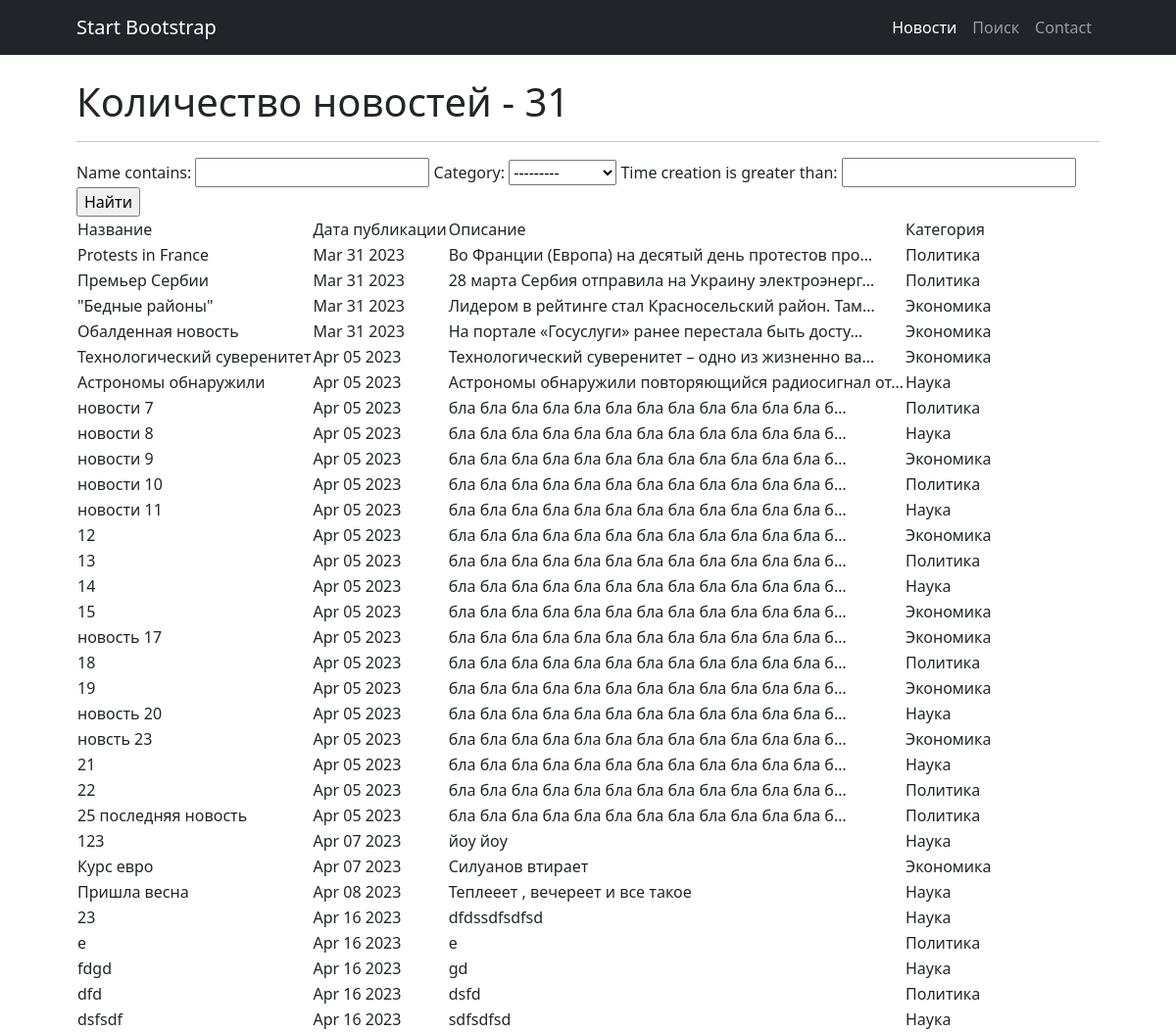
Before: /news/search with the older database file.
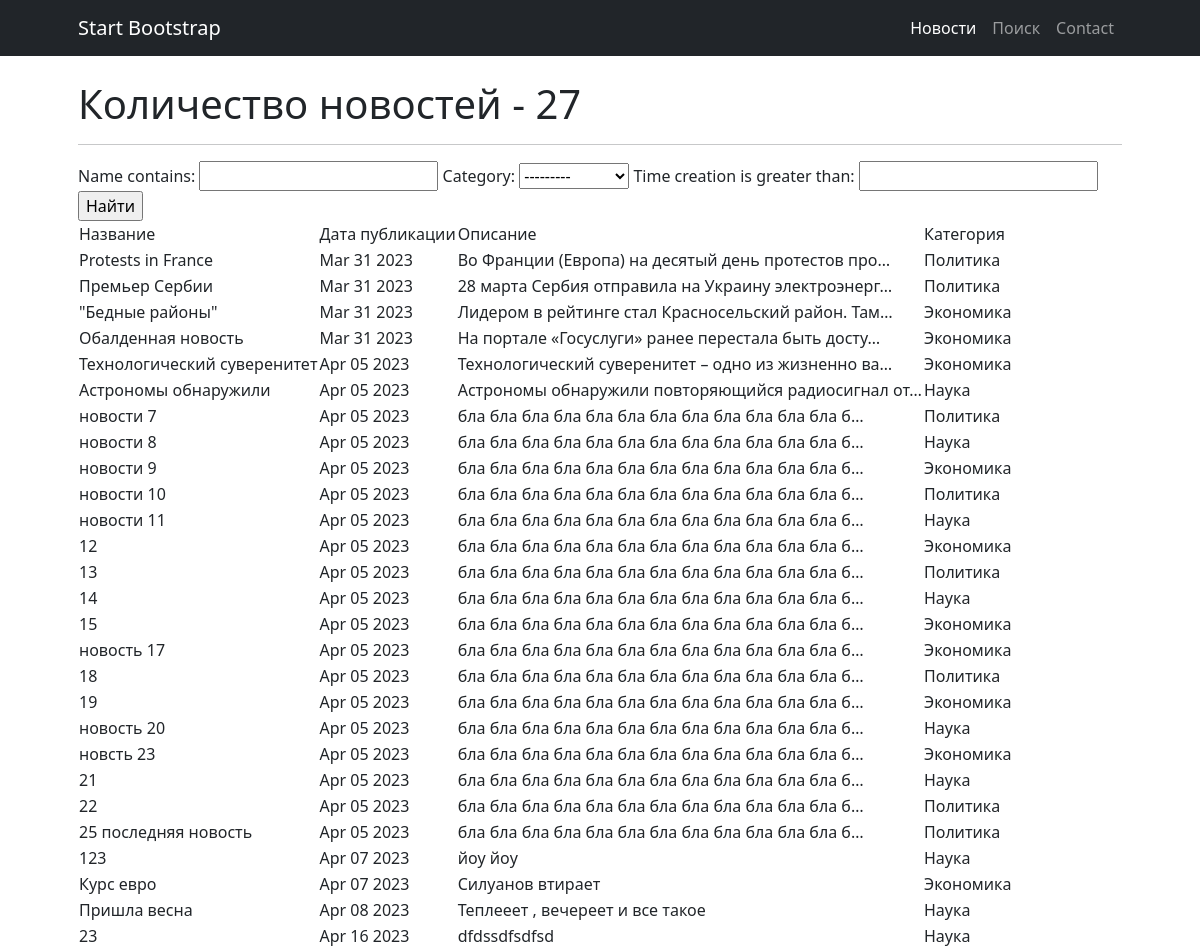
After: the same page with the newer database file.
### news/models.py (models this page shows, shortened)
class News(models.Model):
    name = models.CharField(
        max_length=50,
        unique=True, # названия новостей не должны повторяться
    )
    description = models.TextField()
    category = models.ForeignKey(
        to='Category',
        on_delete=models.CASCADE,
        related_name='news', # все новости в категории будут доступны через поле news
    )
    time_creation = models.DateTimeField(auto_now_add = True)

class Category(models.Model):
    name = models.CharField(max_length=100, unique=True)  # названия категорий тоже не должны повторяться
    subscribers = models.ManyToManyField(User, through = 'UserCategory', blank = True) #добавили поле для свзяи с пользователем
    def __str__(self):
        return f'{self.name.title()}'

### news/views.py (the view)
# urls.py: path('search', NewsSearch.as_view()),
class NewsSearch(ListView):
    model = News  # указываем модель, объекты которой мы будем выводить
    template_name = 'search.html'  # указываем имя шаблона, в котором будет лежать HTML, в нём будут все инструкции о том, как именно пользователю должны вывестись наши объекты
    context_object_name = 'news'  # это имя списка, в котором будут лежать все объекты
    queryset = News.objects.order_by('id')
    def get_context_data(self, **kwargs):
        context = super().get_context_data(**kwargs)
        context['filter'] = NewsFilter(self.request.GET, queryset=self.get_queryset())
        return context

### templatetags/custom_filters.py (called while the page is built)
@register.filter(name='filter_message')
def filter_message(message: str):
    variants = ['мудаков', 'твари', 'козлы', 'лошара', 'ублюдок', 'дичь'] # непристойные выражения
    ln = len(variants)
    filtred_message = ''
    string = ''
    string2 = ''
    pattern = ' ' # чем заменять непристойные выражения
    for i in message:
        string += i
        string2 = string.lower()
        flag = 0
        for j in variants:
            if not string2 in j:
                flag += 1
            if string2 == j:
                filtred_message += pattern
                flag -= 1
                string = ''
        if flag == ln:
            filtred_message += string
            string = ''
    if string2 != '' and string2 not in variants:
        filtred_message += string
    elif string2 != '':
        filtred_message += pattern
    return filtred_message

### templates/search.html (shortened to what this page needs)
{% extends 'flatpages/default.html' %}
{% load custom_filters %}
{% block content %}
    <h1>Количество новостей - {{ news|length }}</h1>
    <hr>
    <form method="GET">
        {{ filter.form }}
        <input type="submit" value="Найти">
    </form>
    {% if news %}
        <table>
            <tr>
                <td>
                    Название
                </td>
                <td>
                    Дата публикации
                </td>
                <td>
                    Описание
                </td>
                <td>
                    Категория
                </td>
            </tr>
        {% for new in filter.qs %}
            <tr>
                <td>
                    {{ new.name|filter_message }}
                </td>
                <td>
                    {{ new.time_creation|date:'M d Y'}}
                </td>
                <td>
                    {{ new.description|truncatechars:50|filter_message}}
                </td>
                <td>
                    {{ new.category.name }}
                </td>
            </tr>
        {% endfor %}
        </table>
    {% else %}
        <h2> Новостей нет!</h2>
    {% endif %}
{% endblock content %}

Changed rows visible on the page:
removed News: name|filter_message "e", time_creation "Apr 16 2023", description|filter_message "e", category.name "Политика"
removed News: name|filter_message "fdgd", time_creation "Apr 16 2023", description|filter_message "gd", category.name "Наука"
removed News: name|filter_message "dfd", time_creation "Apr 16 2023", description|filter_message "dsfd", category.name "Политика"
removed News: name|filter_message "dsfsdf", time_creation "Apr 16 2023", description|filter_message "sdfsdfsd", category.name "Наука"
Other visible differences:
{{ news|length }}: "31" → "27"
